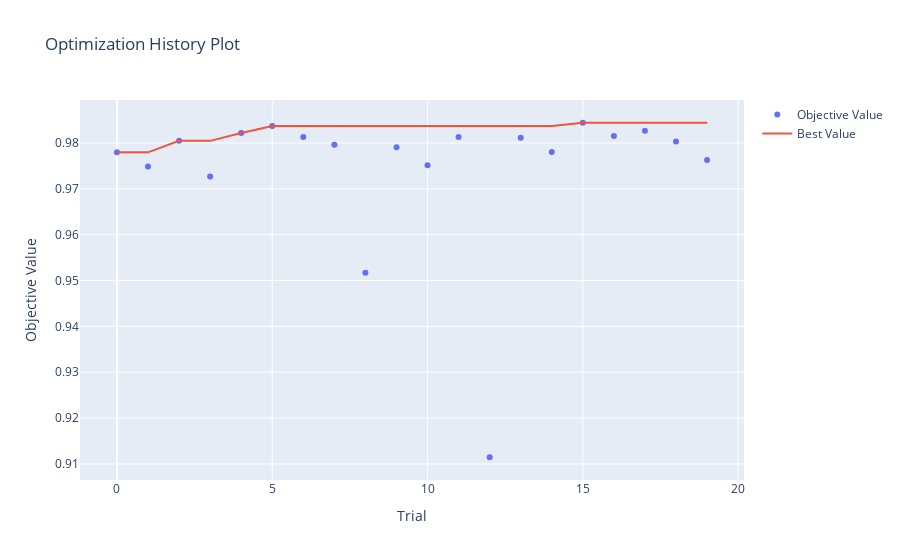

Notebook cell for this chart:
### Markdown cell above
### 📊 Visualizando la Optimización
Optuna tiene visualizaciones increíbles para entender qué pasó.

### Code cell
# Historia de la optimización: ¿Mejoramos con el tiempo?
optuna.visualization.plot_optimization_history(study)

### Figure 1 — Plotly figure (JSON) as saved in the notebook; plotly's stock layout.template omitted (floating-point values rounded to 4 significant figures)
{"data": [{"mode": "markers", "name": "Objective Value", "type": "scatter", "x": [0, 1, 2, 3, 4, 5, 6, 7, 8, 9, 10, 11, 12, 13, 14, 15, 16, 17, 18, 19], "y": [0.978, 0.9749, 0.9805, 0.9727, 0.9822, 0.9837, 0.9813, 0.9796, 0.9517, 0.9791, 0.9752, 0.9813, 0.9115, 0.9811, 0.978, 0.9844, 0.9815, 0.9827, 0.9803, 0.9763]}, {"mode": "lines", "name": "Best Value", "type": "scatter", "x": [0, 1, 2, 3, 4, 5, 6, 7, 8, 9, 10, 11, 12, 13, 14, 15, 16, 17, 18, 19], "y": [0.978, 0.978, 0.9805, 0.9805, 0.9822, 0.9837, 0.9837, 0.9837, 0.9837, 0.9837, 0.9837, 0.9837, 0.9837, 0.9837, 0.9837, 0.9844, 0.9844, 0.9844, 0.9844, 0.9844]}, {"marker": {"color": "#cccccc"}, "mode": "markers", "name": "Infeasible Trial", "showlegend": false, "type": "scatter", "x": [], "y": []}], "layout": {"title": {"text": "Optimization History Plot"}, "xaxis": {"title": {"text": "Trial"}}, "yaxis": {"title": {"text": "Objective Value"}}}}
